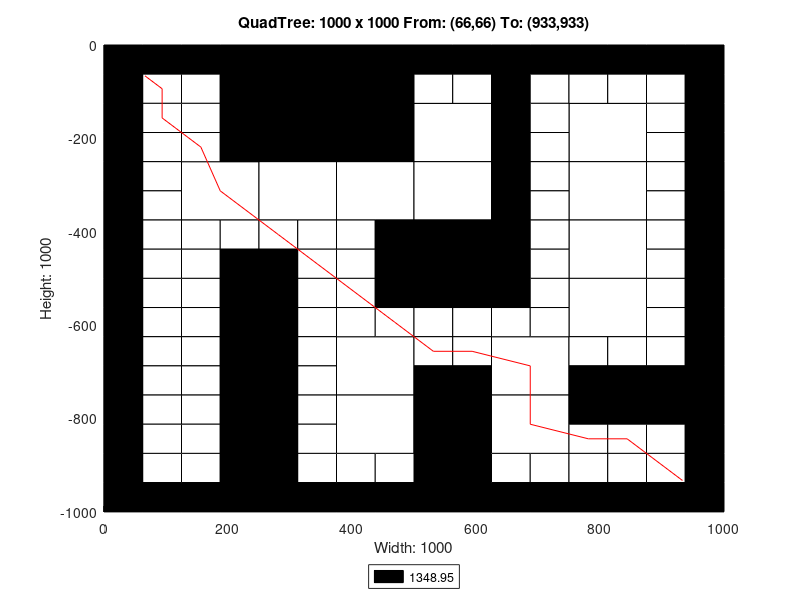

This figure's MATLAB source:
axis([0 1000 -1000 0]);
title('QuadTree: 1000 x 1000 From: (66,66) To: (933,933)');
xlabel('Width: 1000');
ylabel('Height: 1000');
rectangle('Position',[250 -250 250 250], 'FaceColor',[0 0 0]);
rectangle('Position',[125 -375 125 125], 'FaceColor',[1 1 1]);
rectangle('Position',[250 -375 125 125], 'FaceColor',[1 1 1]);
rectangle('Position',[375 -375 125 125], 'FaceColor',[1 1 1]);
rectangle('Position',[500 -250 125 125], 'FaceColor',[1 1 1]);
rectangle('Position',[750 -250 125 125], 'FaceColor',[1 1 1]);
rectangle('Position',[500 -375 125 125], 'FaceColor',[1 1 1]);
rectangle('Position',[500 -500 125 125], 'FaceColor',[0 0 0]);
rectangle('Position',[750 -375 125 125], 'FaceColor',[1 1 1]);
rectangle('Position',[750 -500 125 125], 'FaceColor',[1 1 1]);
rectangle('Position',[375 -750 125 125], 'FaceColor',[1 1 1]);
rectangle('Position',[375 -875 125 125], 'FaceColor',[1 1 1]);
rectangle('Position',[625 -750 125 125], 'FaceColor',[1 1 1]);
rectangle('Position',[750 -625 125 125], 'FaceColor',[1 1 1]);
rectangle('Position',[500 -875 125 125], 'FaceColor',[0 0 0]);
rectangle('Position',[625 -875 125 125], 'FaceColor',[1 1 1]);
rectangle('Position',[500 -1000 125 125], 'FaceColor',[0 0 0]);
rectangle('Position',[0 -62.5 62.5 62.5], 'FaceColor',[0 0 0]);
rectangle('Position',[62.5 -62.5 62.5 62.5], 'FaceColor',[0 0 0]);
rectangle('Position',[0 -125 62.5 62.5], 'FaceColor',[0 0 0]);
rectangle('Position',[62.5 -125 62.5 62.5], 'FaceColor',[1 1 1]);
rectangle('Position',[125 -62.5 62.5 62.5], 'FaceColor',[0 0 0]);
rectangle('Position',[187.5 -62.5 62.5 62.5], 'FaceColor',[0 0 0]);
rectangle('Position',[125 -125 62.5 62.5], 'FaceColor',[1 1 1]);
rectangle('Position',[187.5 -125 62.5 62.5], 'FaceColor',[0 0 0]);
rectangle('Position',[0 -187.5 62.5 62.5], 'FaceColor',[0 0 0]);
rectangle('Position',[62.5 -187.5 62.5 62.5], 'FaceColor',[1 1 1]);
rectangle('Position',[0 -250 62.5 62.5], 'FaceColor',[0 0 0]);
rectangle('Position',[62.5 -250 62.5 62.5], 'FaceColor',[1 1 1]);
rectangle('Position',[125 -187.5 62.5 62.5], 'FaceColor',[1 1 1]);
rectangle('Position',[187.5 -187.5 62.5 62.5], 'FaceColor',[0 0 0]);
rectangle('Position',[125 -250 62.5 62.5], 'FaceColor',[1 1 1]);
rectangle('Position',[187.5 -250 62.5 62.5], 'FaceColor',[0 0 0]);
rectangle('Position',[0 -312.5 62.5 62.5], 'FaceColor',[0 0 0]);
rectangle('Position',[62.5 -312.5 62.5 62.5], 'FaceColor',[1 1 1]);
rectangle('Position',[0 -375 62.5 62.5], 'FaceColor',[0 0 0]);
rectangle('Position',[62.5 -375 62.5 62.5], 'FaceColor',[1 1 1]);
rectangle('Position',[0 -437.5 62.5 62.5], 'FaceColor',[0 0 0]);
rectangle('Position',[62.5 -437.5 62.5 62.5], 'FaceColor',[1 1 1]);
rectangle('Position',[0 -500 62.5 62.5], 'FaceColor',[0 0 0]);
rectangle('Position',[62.5 -500 62.5 62.5], 'FaceColor',[1 1 1]);
rectangle('Position',[125 -437.5 62.5 62.5], 'FaceColor',[1 1 1]);
rectangle('Position',[187.5 -437.5 62.5 62.5], 'FaceColor',[1 1 1]);
rectangle('Position',[125 -500 62.5 62.5], 'FaceColor',[1 1 1]);
rectangle('Position',[187.5 -500 62.5 62.5], 'FaceColor',[0 0 0]);
rectangle('Position',[250 -437.5 62.5 62.5], 'FaceColor',[1 1 1]);
rectangle('Position',[312.5 -437.5 62.5 62.5], 'FaceColor',[1 1 1]);
rectangle('Position',[250 -500 62.5 62.5], 'FaceColor',[0 0 0]);
rectangle('Position',[312.5 -500 62.5 62.5], 'FaceColor',[1 1 1]);
rectangle('Position',[375 -437.5 62.5 62.5], 'FaceColor',[1 1 1]);
rectangle('Position',[437.5 -437.5 62.5 62.5], 'FaceColor',[0 0 0]);
rectangle('Position',[375 -500 62.5 62.5], 'FaceColor',[1 1 1]);
rectangle('Position',[437.5 -500 62.5 62.5], 'FaceColor',[0 0 0]);
rectangle('Position',[500 -62.5 62.5 62.5], 'FaceColor',[0 0 0]);
rectangle('Position',[562.5 -62.5 62.5 62.5], 'FaceColor',[0 0 0]);
rectangle('Position',[500 -125 62.5 62.5], 'FaceColor',[1 1 1]);
rectangle('Position',[562.5 -125 62.5 62.5], 'FaceColor',[1 1 1]);
rectangle('Position',[625 -62.5 62.5 62.5], 'FaceColor',[0 0 0]);
rectangle('Position',[687.5 -62.5 62.5 62.5], 'FaceColor',[0 0 0]);
rectangle('Position',[625 -125 62.5 62.5], 'FaceColor',[0 0 0]);
rectangle('Position',[687.5 -125 62.5 62.5], 'FaceColor',[1 1 1]);
rectangle('Position',[625 -187.5 62.5 62.5], 'FaceColor',[0 0 0]);
rectangle('Position',[687.5 -187.5 62.5 62.5], 'FaceColor',[1 1 1]);
rectangle('Position',[625 -250 62.5 62.5], 'FaceColor',[0 0 0]);
rectangle('Position',[687.5 -250 62.5 62.5], 'FaceColor',[1 1 1]);
rectangle('Position',[750 -62.5 62.5 62.5], 'FaceColor',[0 0 0]);
rectangle('Position',[812.5 -62.5 62.5 62.5], 'FaceColor',[0 0 0]);
rectangle('Position',[750 -125 62.5 62.5], 'FaceColor',[1 1 1]);
rectangle('Position',[812.5 -125 62.5 62.5], 'FaceColor',[1 1 1]);
rectangle('Position',[875 -62.5 62.5 62.5], 'FaceColor',[0 0 0]);
rectangle('Position',[937.5 -62.5 62.5 62.5], 'FaceColor',[0 0 0]);
rectangle('Position',[875 -125 62.5 62.5], 'FaceColor',[1 1 1]);
rectangle('Position',[937.5 -125 62.5 62.5], 'FaceColor',[0 0 0]);
rectangle('Position',[875 -187.5 62.5 62.5], 'FaceColor',[1 1 1]);
rectangle('Position',[937.5 -187.5 62.5 62.5], 'FaceColor',[0 0 0]);
rectangle('Position',[875 -250 62.5 62.5], 'FaceColor',[1 1 1]);
rectangle('Position',[937.5 -250 62.5 62.5], 'FaceColor',[0 0 0]);
rectangle('Position',[625 -312.5 62.5 62.5], 'FaceColor',[0 0 0]);
rectangle('Position',[687.5 -312.5 62.5 62.5], 'FaceColor',[1 1 1]);
rectangle('Position',[625 -375 62.5 62.5], 'FaceColor',[0 0 0]);
rectangle('Position',[687.5 -375 62.5 62.5], 'FaceColor',[1 1 1]);
rectangle('Position',[625 -437.5 62.5 62.5], 'FaceColor',[0 0 0]);
rectangle('Position',[687.5 -437.5 62.5 62.5], 'FaceColor',[1 1 1]);
rectangle('Position',[625 -500 62.5 62.5], 'FaceColor',[0 0 0]);
rectangle('Position',[687.5 -500 62.5 62.5], 'FaceColor',[1 1 1]);
rectangle('Position',[875 -312.5 62.5 62.5], 'FaceColor',[1 1 1]);
rectangle('Position',[937.5 -312.5 62.5 62.5], 'FaceColor',[0 0 0]);
rectangle('Position',[875 -375 62.5 62.5], 'FaceColor',[1 1 1]);
rectangle('Position',[937.5 -375 62.5 62.5], 'FaceColor',[0 0 0]);
rectangle('Position',[875 -437.5 62.5 62.5], 'FaceColor',[1 1 1]);
rectangle('Position',[937.5 -437.5 62.5 62.5], 'FaceColor',[0 0 0]);
rectangle('Position',[875 -500 62.5 62.5], 'FaceColor',[1 1 1]);
rectangle('Position',[937.5 -500 62.5 62.5], 'FaceColor',[0 0 0]);
rectangle('Position',[0 -562.5 62.5 62.5], 'FaceColor',[0 0 0]);
rectangle('Position',[62.5 -562.5 62.5 62.5], 'FaceColor',[1 1 1]);
rectangle('Position',[0 -625 62.5 62.5], 'FaceColor',[0 0 0]);
rectangle('Position',[62.5 -625 62.5 62.5], 'FaceColor',[1 1 1]);
rectangle('Position',[125 -562.5 62.5 62.5], 'FaceColor',[1 1 1]);
rectangle('Position',[187.5 -562.5 62.5 62.5], 'FaceColor',[0 0 0]);
rectangle('Position',[125 -625 62.5 62.5], 'FaceColor',[1 1 1]);
rectangle('Position',[187.5 -625 62.5 62.5], 'FaceColor',[0 0 0]);
rectangle('Position',[0 -687.5 62.5 62.5], 'FaceColor',[0 0 0]);
rectangle('Position',[62.5 -687.5 62.5 62.5], 'FaceColor',[1 1 1]);
rectangle('Position',[0 -750 62.5 62.5], 'FaceColor',[0 0 0]);
rectangle('Position',[62.5 -750 62.5 62.5], 'FaceColor',[1 1 1]);
rectangle('Position',[125 -687.5 62.5 62.5], 'FaceColor',[1 1 1]);
rectangle('Position',[187.5 -687.5 62.5 62.5], 'FaceColor',[0 0 0]);
rectangle('Position',[125 -750 62.5 62.5], 'FaceColor',[1 1 1]);
rectangle('Position',[187.5 -750 62.5 62.5], 'FaceColor',[0 0 0]);
rectangle('Position',[250 -562.5 62.5 62.5], 'FaceColor',[0 0 0]);
rectangle('Position',[312.5 -562.5 62.5 62.5], 'FaceColor',[1 1 1]);
rectangle('Position',[250 -625 62.5 62.5], 'FaceColor',[0 0 0]);
rectangle('Position',[312.5 -625 62.5 62.5], 'FaceColor',[1 1 1]);
rectangle('Position',[375 -562.5 62.5 62.5], 'FaceColor',[1 1 1]);
rectangle('Position',[437.5 -562.5 62.5 62.5], 'FaceColor',[0 0 0]);
rectangle('Position',[375 -625 62.5 62.5], 'FaceColor',[1 1 1]);
rectangle('Position',[437.5 -625 62.5 62.5], 'FaceColor',[1 1 1]);
rectangle('Position',[250 -687.5 62.5 62.5], 'FaceColor',[0 0 0]);
rectangle('Position',[312.5 -687.5 62.5 62.5], 'FaceColor',[1 1 1]);
rectangle('Position',[250 -750 62.5 62.5], 'FaceColor',[0 0 0]);
rectangle('Position',[312.5 -750 62.5 62.5], 'FaceColor',[1 1 1]);
rectangle('Position',[0 -812.5 62.5 62.5], 'FaceColor',[0 0 0]);
rectangle('Position',[62.5 -812.5 62.5 62.5], 'FaceColor',[1 1 1]);
rectangle('Position',[0 -875 62.5 62.5], 'FaceColor',[0 0 0]);
rectangle('Position',[62.5 -875 62.5 62.5], 'FaceColor',[1 1 1]);
rectangle('Position',[125 -812.5 62.5 62.5], 'FaceColor',[1 1 1]);
rectangle('Position',[187.5 -812.5 62.5 62.5], 'FaceColor',[0 0 0]);
rectangle('Position',[125 -875 62.5 62.5], 'FaceColor',[1 1 1]);
rectangle('Position',[187.5 -875 62.5 62.5], 'FaceColor',[0 0 0]);
rectangle('Position',[0 -937.5 62.5 62.5], 'FaceColor',[0 0 0]);
rectangle('Position',[62.5 -937.5 62.5 62.5], 'FaceColor',[1 1 1]);
rectangle('Position',[0 -1000 62.5 62.5], 'FaceColor',[0 0 0]);
rectangle('Position',[62.5 -1000 62.5 62.5], 'FaceColor',[0 0 0]);
rectangle('Position',[125 -937.5 62.5 62.5], 'FaceColor',[1 1 1]);
rectangle('Position',[187.5 -937.5 62.5 62.5], 'FaceColor',[0 0 0]);
rectangle('Position',[125 -1000 62.5 62.5], 'FaceColor',[0 0 0]);
rectangle('Position',[187.5 -1000 62.5 62.5], 'FaceColor',[0 0 0]);
rectangle('Position',[250 -812.5 62.5 62.5], 'FaceColor',[0 0 0]);
rectangle('Position',[312.5 -812.5 62.5 62.5], 'FaceColor',[1 1 1]);
rectangle('Position',[250 -875 62.5 62.5], 'FaceColor',[0 0 0]);
rectangle('Position',[312.5 -875 62.5 62.5], 'FaceColor',[1 1 1]);
rectangle('Position',[250 -937.5 62.5 62.5], 'FaceColor',[0 0 0]);
rectangle('Position',[312.5 -937.5 62.5 62.5], 'FaceColor',[1 1 1]);
rectangle('Position',[250 -1000 62.5 62.5], 'FaceColor',[0 0 0]);
rectangle('Position',[312.5 -1000 62.5 62.5], 'FaceColor',[0 0 0]);
rectangle('Position',[375 -937.5 62.5 62.5], 'FaceColor',[1 1 1]);
rectangle('Position',[437.5 -937.5 62.5 62.5], 'FaceColor',[1 1 1]);
rectangle('Position',[375 -1000 62.5 62.5], 'FaceColor',[0 0 0]);
rectangle('Position',[437.5 -1000 62.5 62.5], 'FaceColor',[0 0 0]);
rectangle('Position',[500 -562.5 62.5 62.5], 'FaceColor',[0 0 0]);
rectangle('Position',[562.5 -562.5 62.5 62.5], 'FaceColor',[0 0 0]);
rectangle('Position',[500 -625 62.5 62.5], 'FaceColor',[1 1 1]);
rectangle('Position',[562.5 -625 62.5 62.5], 'FaceColor',[1 1 1]);
rectangle('Position',[625 -562.5 62.5 62.5], 'FaceColor',[0 0 0]);
rectangle('Position',[687.5 -562.5 62.5 62.5], 'FaceColor',[1 1 1]);
rectangle('Position',[625 -625 62.5 62.5], 'FaceColor',[1 1 1]);
rectangle('Position',[687.5 -625 62.5 62.5], 'FaceColor',[1 1 1]);
rectangle('Position',[500 -687.5 62.5 62.5], 'FaceColor',[1 1 1]);
rectangle('Position',[562.5 -687.5 62.5 62.5], 'FaceColor',[1 1 1]);
rectangle('Position',[500 -750 62.5 62.5], 'FaceColor',[0 0 0]);
rectangle('Position',[562.5 -750 62.5 62.5], 'FaceColor',[0 0 0]);
rectangle('Position',[875 -562.5 62.5 62.5], 'FaceColor',[1 1 1]);
rectangle('Position',[937.5 -562.5 62.5 62.5], 'FaceColor',[0 0 0]);
rectangle('Position',[875 -625 62.5 62.5], 'FaceColor',[1 1 1]);
rectangle('Position',[937.5 -625 62.5 62.5], 'FaceColor',[0 0 0]);
rectangle('Position',[750 -687.5 62.5 62.5], 'FaceColor',[1 1 1]);
rectangle('Position',[812.5 -687.5 62.5 62.5], 'FaceColor',[1 1 1]);
rectangle('Position',[750 -750 62.5 62.5], 'FaceColor',[0 0 0]);
rectangle('Position',[812.5 -750 62.5 62.5], 'FaceColor',[0 0 0]);
rectangle('Position',[875 -687.5 62.5 62.5], 'FaceColor',[1 1 1]);
rectangle('Position',[937.5 -687.5 62.5 62.5], 'FaceColor',[0 0 0]);
rectangle('Position',[875 -750 62.5 62.5], 'FaceColor',[0 0 0]);
rectangle('Position',[937.5 -750 62.5 62.5], 'FaceColor',[0 0 0]);
rectangle('Position',[625 -937.5 62.5 62.5], 'FaceColor',[1 1 1]);
rectangle('Position',[687.5 -937.5 62.5 62.5], 'FaceColor',[1 1 1]);
rectangle('Position',[625 -1000 62.5 62.5], 'FaceColor',[0 0 0]);
rectangle('Position',[687.5 -1000 62.5 62.5], 'FaceColor',[0 0 0]);
rectangle('Position',[750 -812.5 62.5 62.5], 'FaceColor',[0 0 0]);
rectangle('Position',[812.5 -812.5 62.5 62.5], 'FaceColor',[0 0 0]);
rectangle('Position',[750 -875 62.5 62.5], 'FaceColor',[1 1 1]);
rectangle('Position',[812.5 -875 62.5 62.5], 'FaceColor',[1 1 1]);
rectangle('Position',[875 -812.5 62.5 62.5], 'FaceColor',[0 0 0]);
rectangle('Position',[937.5 -812.5 62.5 62.5], 'FaceColor',[0 0 0]);
rectangle('Position',[875 -875 62.5 62.5], 'FaceColor',[1 1 1]);
rectangle('Position',[937.5 -875 62.5 62.5], 'FaceColor',[0 0 0]);
rectangle('Position',[750 -937.5 62.5 62.5], 'FaceColor',[1 1 1]);
rectangle('Position',[812.5 -937.5 62.5 62.5], 'FaceColor',[1 1 1]);
rectangle('Position',[750 -1000 62.5 62.5], 'FaceColor',[0 0 0]);
rectangle('Position',[812.5 -1000 62.5 62.5], 'FaceColor',[0 0 0]);
rectangle('Position',[875 -937.5 62.5 62.5], 'FaceColor',[1 1 1]);
rectangle('Position',[937.5 -937.5 62.5 62.5], 'FaceColor',[0 0 0]);
rectangle('Position',[875 -1000 62.5 62.5], 'FaceColor',[0 0 0]);
rectangle('Position',[937.5 -1000 62.5 62.5], 'FaceColor',[0 0 0]);
X=[933,906.25,843.75,781.25,687.5,687.5,593.75,531.25,468.75,406.25,343.75,281.25,187.5,156.25,93.75,93.75,66];
Y=[-933,-906.25,-843.75,-843.75,-812.5,-687.5,-656.25,-656.25,-593.75,-531.25,-468.75,-406.25,-312.5,-218.75,-156.25,-93.75,-66];
hold on;
plot(X,Y,'r');
legend('1348.95','Location','southoutside');
